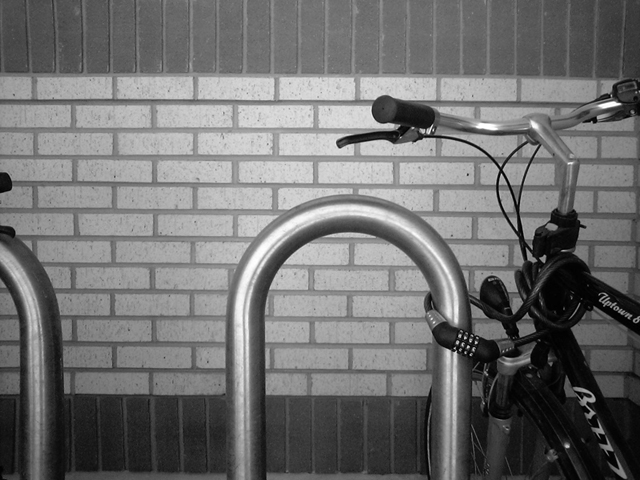
%> input picture Dữ liệu bài tập/Buổi 08 (15-12-S)/bike.png, 640 x 480 px
$ octave Ex8_1.m   (GNU Octave 9; MATLAB toolbox functions it lacks are replaced by stand-ins)
%> lines starting %> are read from the running program, lines starting %| are printed output that depends on the picture; in (x1, y1, x2, y2) boxes, pixels count from 0 and x2, y2 are one past the last pixel; in counts of white or black regions, pixels touching at a corner belong together; the program's own positions count from 1
%Ex8_1 Grayscale edge detector

clear, clc, close all;

%%%%%%%%%%%%%%%%%%%%%%%%%%%%%%%%%%%%%%%%%%%%%%%%%%%%
pkg load image;
FS = 15;

%Load image test
I = im2double(imread('bike.png'));
%> I: size 480x640 double; min 0, max 1, mean 0.44

%Perform the delation on the original image
se = strel('rectangle', [4 5]);
I_dilated = imdilate(I, se);
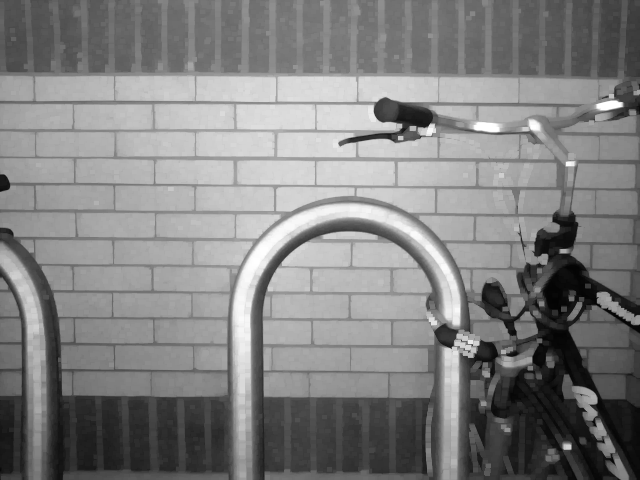
%> I_dilated: size 480x640 double; min 0.0118, max 1, mean 0.505

%Perform edge detection by subtracting the thresholding
edge = I_dilated - I;
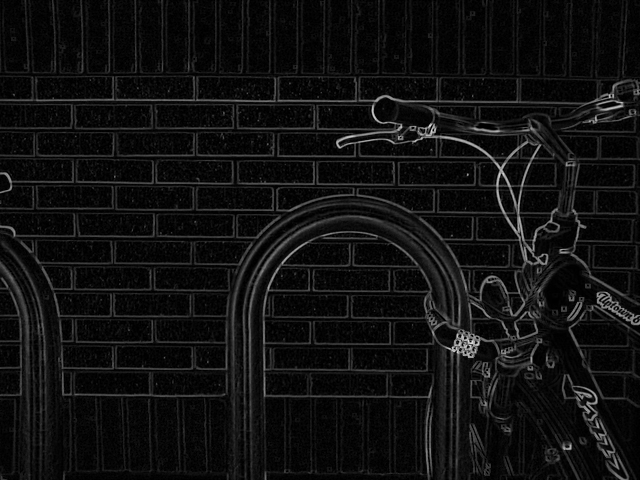
%> edge: size 480x640 double; min 0, max 0.882, mean 0.0652
BW = edge > 0.2; %0.2 -> threshold to convert binary
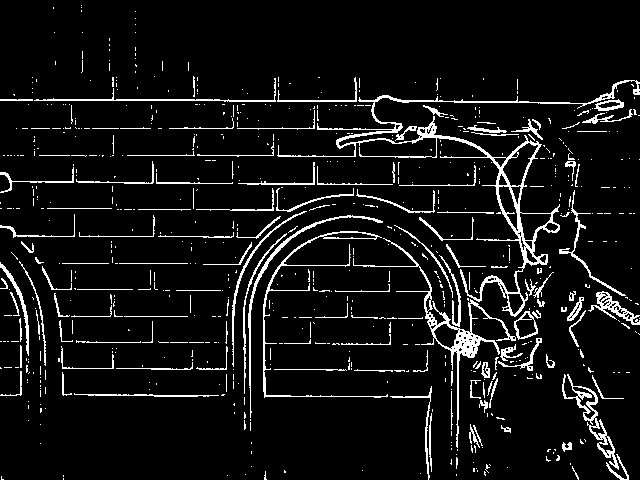
%> BW: size 480x640 logical; 7.4% white in thin lines or dots

%Show image
figure(1), clf;
subplot(2, 2, 1), imshow(I), title('Original image', "fontsize", FS);
subplot(2, 2, 2), imshow(I_dilated), title('Dilated image', "fontsize", FS);
subplot(2, 2, 3), imshow(edge), title('Edge = Dilation - Origin', "fontsize", FS);
subplot(2, 2, 4), imshow(BW), title('BW of edge', "fontsize", FS);

$ run again, with Dữ liệu bài tập/Buổi 08 (15-12-S)/butterfly.png copied over Dữ liệu bài tập/Buổi 08 (15-12-S)/bike.png
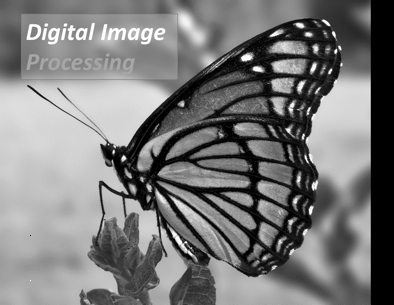
%> input picture Dữ liệu bài tập/Buổi 08 (15-12-S)/butterfly.png, 394 x 305 px
%> `BW = edge > 0.2;`:
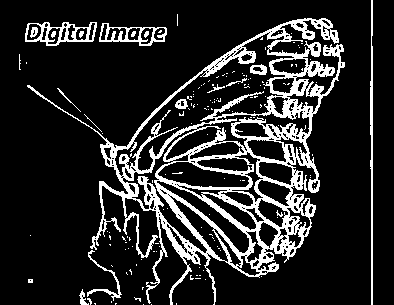
%> BW: size 305x394x3 logical; 15.7% white; 155 white regions (138 under 20 px), largest, box (x1, y1, x2, y2) and area: (27, 18, 345, 305) 15773, (370, 0, 373, 305) 660, (25, 22, 97, 46) 641
%> `title('BW of edge', "fontsize", FS)`:
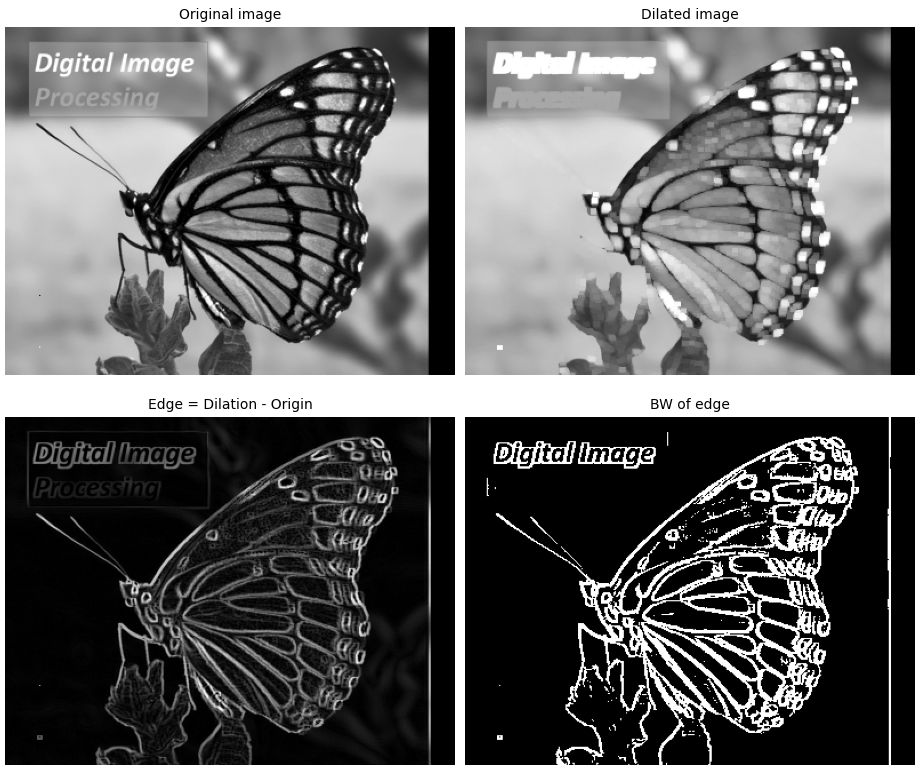
%> figure redrawn from the program's plot data, 4 panels

$ run again, with Dữ liệu bài tập/Buổi 08 (15-12-S)/coins.png copied over Dữ liệu bài tập/Buổi 08 (15-12-S)/bike.png
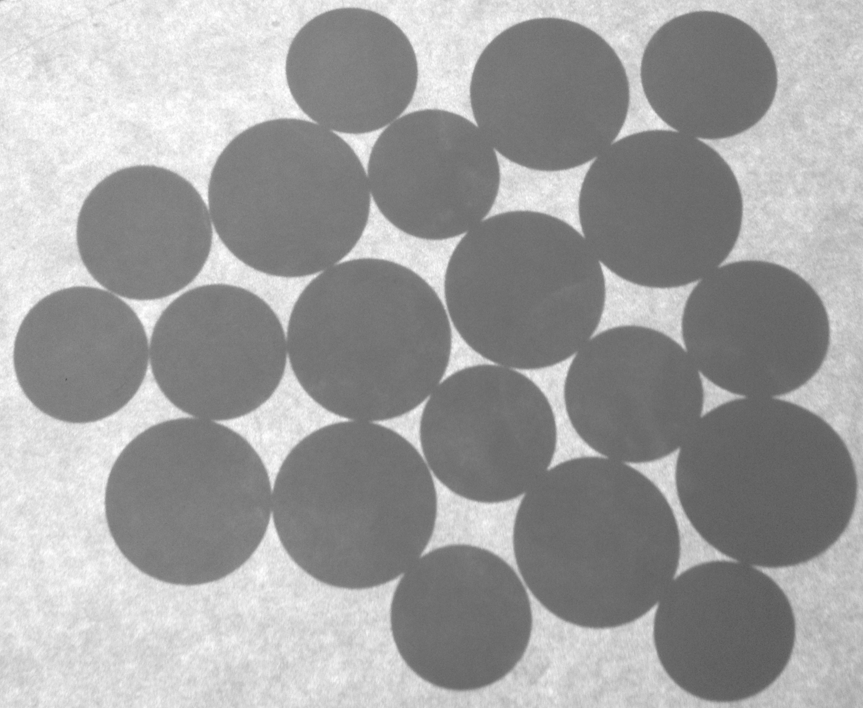
%> input picture Dữ liệu bài tập/Buổi 08 (15-12-S)/coins.png, 863 x 708 px
%> `I_dilated = imdilate(I, se);`:
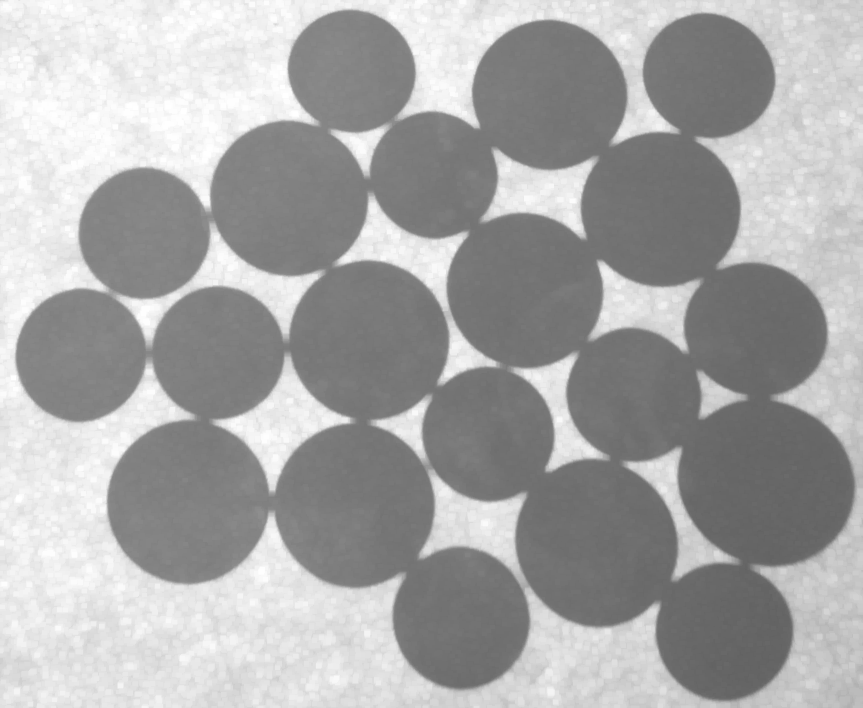
%> I_dilated: size 708x863 double; min 0.38, max 1, mean 0.657
%> `BW = edge > 0.2;`:
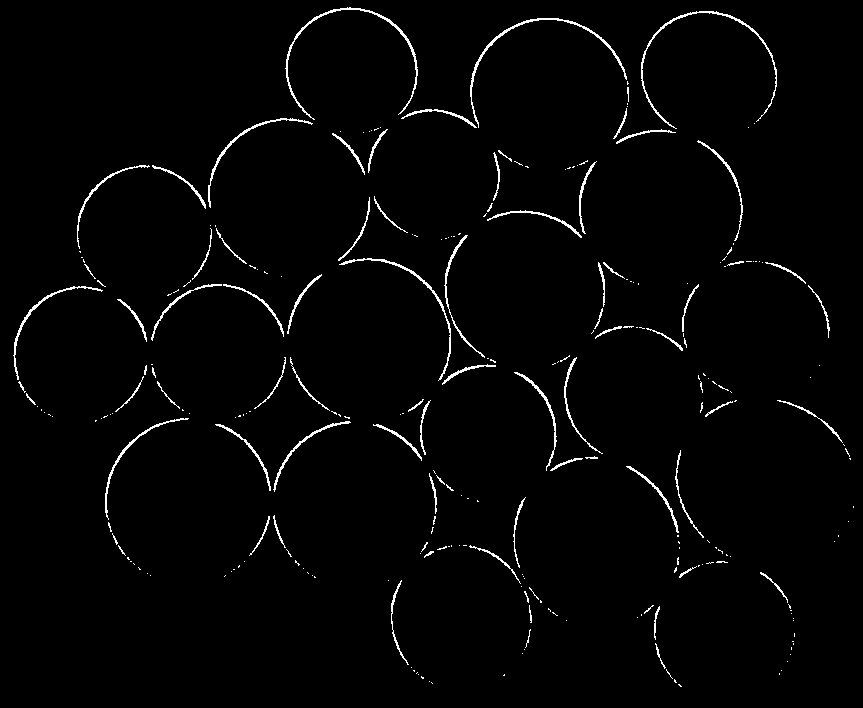
%> BW: size 708x863 logical; 2% white in thin lines or dots

$ run again, with Dữ liệu bài tập/Buổi 08 (15-12-S)/man_face.png copied over Dữ liệu bài tập/Buổi 08 (15-12-S)/bike.png
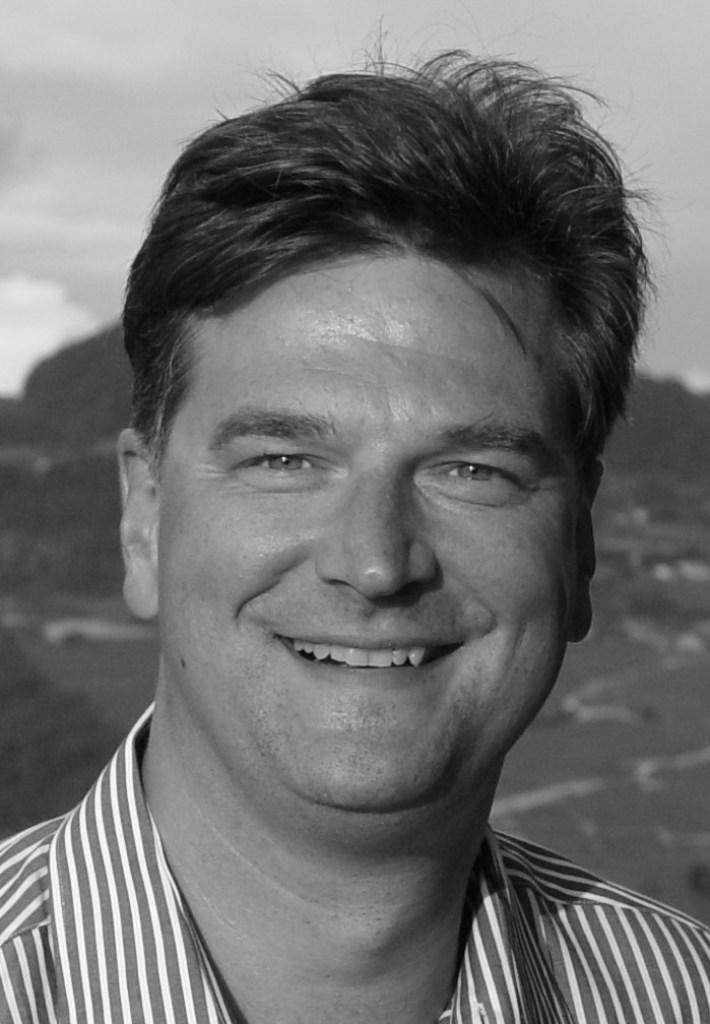
%> input picture Dữ liệu bài tập/Buổi 08 (15-12-S)/man_face.png, 710 x 1024 px
%> `I_dilated = imdilate(I, se);`:
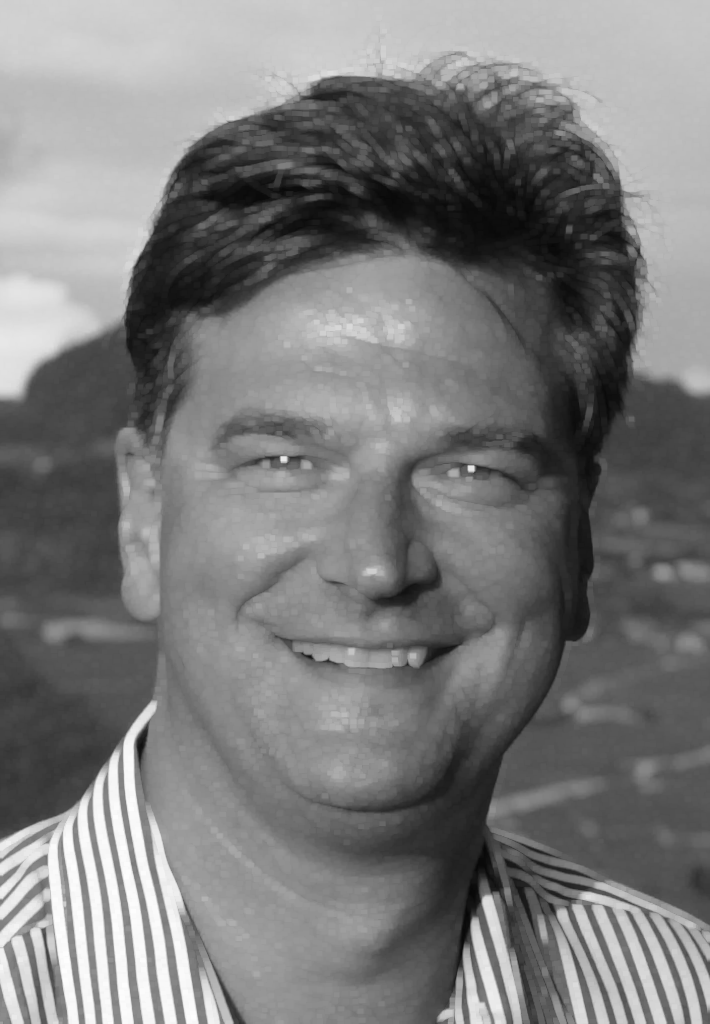
%> I_dilated: size 1024x710 double; min 0.0235, max 0.996, mean 0.48
%> `BW = edge > 0.2;`:
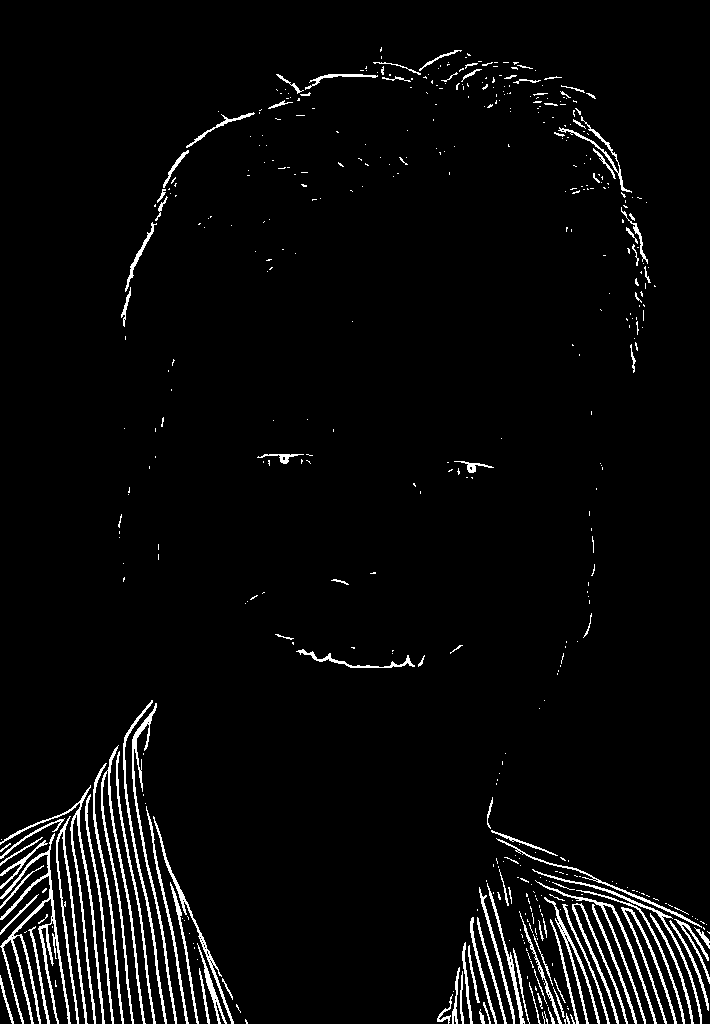
%> BW: size 1024x710 logical; 3.9% white in thin lines or dots
